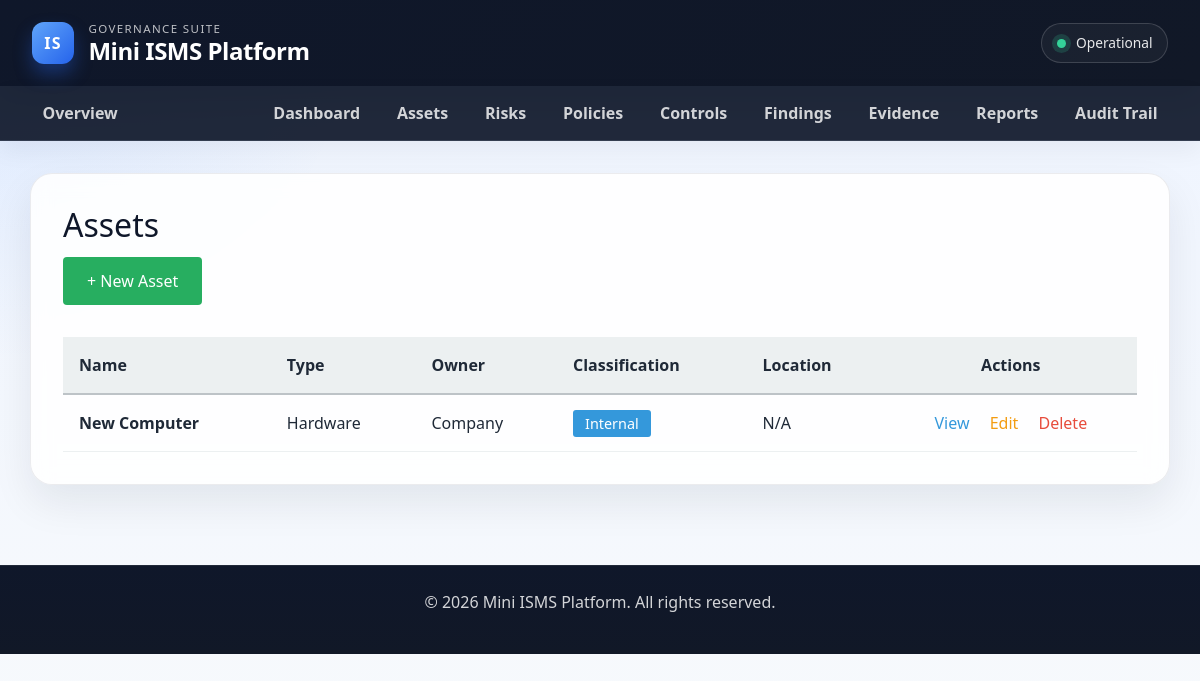
The app's page /assets (signed in), older data.
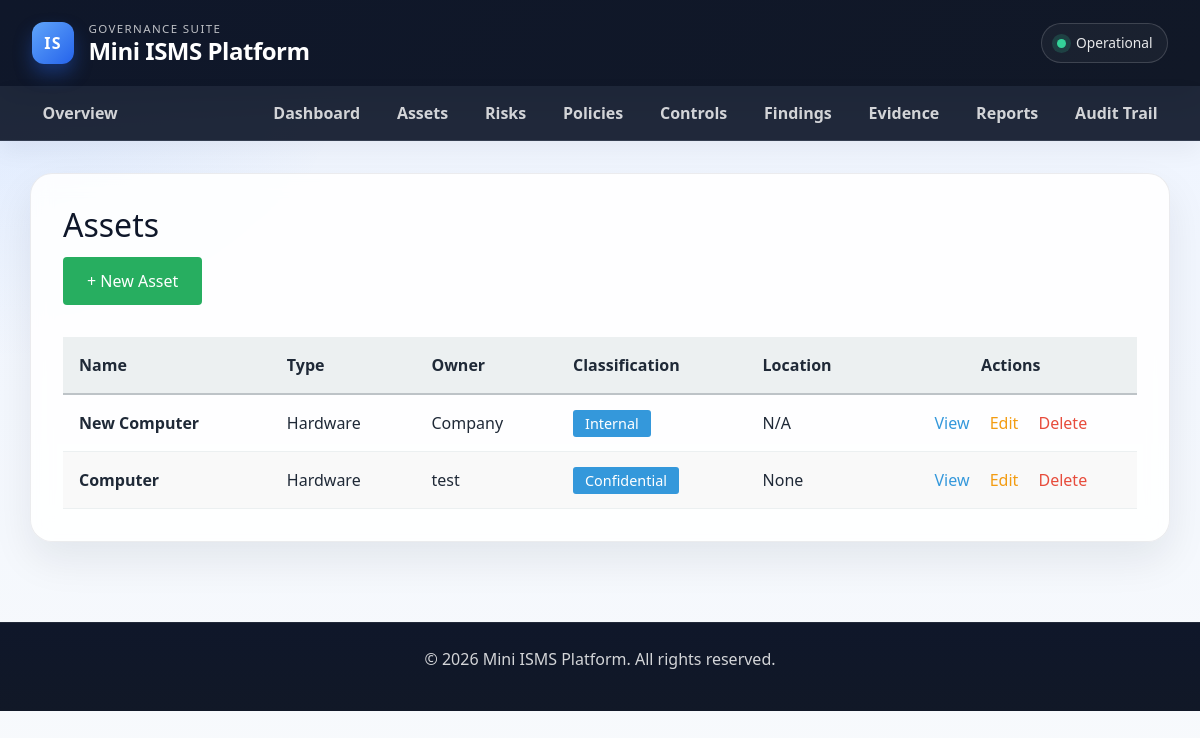
The same page, newer data.
### app/models.py (models this page shows, shortened)
class Asset(db.Model):
    __tablename__ = 'assets'
    id = db.Column(db.Integer, primary_key=True)
    tenant_id = db.Column(db.Integer, db.ForeignKey('tenants.id'), nullable=False, default=1)
    name = db.Column(db.String(150), nullable=False)
    asset_type = db.Column(db.String(50))
    owner = db.Column(db.String(100))
    classification = db.Column(db.String(50))
    location = db.Column(db.String(150))
    description = db.Column(db.Text)
    created_at = db.Column(db.DateTime, default=datetime.utcnow)
    created_by_user_id = db.Column(db.Integer, db.ForeignKey('users.id'), nullable=True)
    risks = db.relationship('Risk', backref='asset', lazy=True)

### app/routes.py (the view)
@main.route('/assets')
@login_required
def assets_list():
    assets = Asset.query.filter_by(tenant_id=current_user.tenant_id).all()
    return render_template('assets_list.html', assets=assets)

### app/templates/assets_list.html (shortened to what this page needs)
{% extends "base.html" %}
{% block content %}
<h2>Assets</h2>
<div style="margin-bottom: 2rem;">
    <a href="/assets/new" style="background-color: #27ae60; color: white; padding: 0.75rem 1.5rem; border-radius: 4px; text-decoration: none; display: inline-block;">
        + New Asset
    </a>
</div>
{% if assets %}
<table style="width: 100%; border-collapse: collapse;">
    <thead>
        <tr style="background-color: #ecf0f1; border-bottom: 2px solid #bdc3c7;">
            <th style="padding: 1rem; text-align: left;">Name</th>
            <th style="padding: 1rem; text-align: left;">Type</th>
            <th style="padding: 1rem; text-align: left;">Owner</th>
            <th style="padding: 1rem; text-align: left;">Classification</th>
            <th style="padding: 1rem; text-align: left;">Location</th>
            <th style="padding: 1rem; text-align: center;">Actions</th>
        </tr>
    </thead>
    <tbody>
        {% for asset in assets %}
        <tr style="border-bottom: 1px solid #ecf0f1; {% if loop.index % 2 == 0 %}background-color: #f9f9f9;{% endif %}">
            <td style="padding: 1rem;"><strong>{{ asset.name }}</strong></td>
            <td style="padding: 1rem;">{{ asset.asset_type or 'N/A' }}</td>
            <td style="padding: 1rem;">{{ asset.owner or 'Unassigned' }}</td>
            <td style="padding: 1rem;">
                <span style="background-color: #3498db; color: white; padding: 0.25rem 0.75rem; border-radius: 3px; font-size: 0.9rem;">
                    {{ asset.classification or 'N/A' }}
                </span>
            </td>
            <td style="padding: 1rem;">{{ asset.location or 'N/A' }}</td>
            <td style="padding: 1rem; text-align: center;">
                <a href="/assets/{{ asset.id }}" style="color: #3498db; text-decoration: none; margin-right: 1rem;">View</a>
                <a href="/assets/{{ asset.id }}/edit" style="color: #f39c12; text-decoration: none; margin-right: 1rem;">Edit</a>
                <a href="/assets/{{ asset.id }}/delete" style="color: #e74c3c; text-decoration: none;" onclick="return confirm('Are you sure?');">Delete</a>
            </td>
        </tr>
        {% endfor %}
    </tbody>
</table>
{% else %}
<div style="background-color: #ecf0f1; padding: 2rem; border-radius: 4px; text-align: center;">
    <p style="color: #7f8c8d; font-size: 1.1rem;">No assets found.</p>
    <a href="/assets/new" style="color: #3498db; text-decoration: none;">Create the first asset</a>
</div>
{% endif %}
{% endblock %}

Row changes from the older to the newer data that the page shows:
added Asset: name "Computer", asset_type "Hardware", owner "test", classification "Confidential", location "None"
